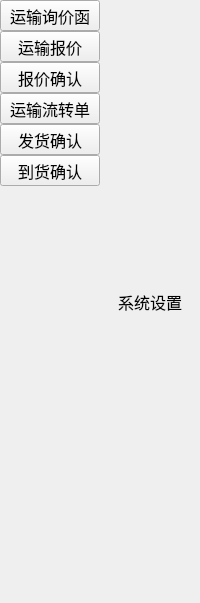
     <widget class="QWidget" name="page2">
      <layout class="QHBoxLayout" name="horizontalLayout_4">
       <property name="spacing">
        <number>0</number>
       </property>
       <property name="leftMargin">
        <number>0</number>
       </property>
       <property name="topMargin">
        <number>0</number>
       </property>
       <property name="rightMargin">
        <number>0</number>
       </property>
       <property name="bottomMargin">
        <number>0</number>
       </property>
       <item>
        <widget class="QWidget" name="widgetLeftConfig" native="true">
         <property name="maximumSize">
          <size>
           <width>150</width>
           <height>16777215</height>
          </size>
         </property>
         <layout class="QVBoxLayout" name="verticalLayout_3">
          <property name="spacing">
           <number>0</number>
          </property>
          <property name="leftMargin">
           <number>0</number>
          </property>
          <property name="topMargin">
           <number>0</number>
          </property>
          <property name="rightMargin">
           <number>0</number>
          </property>
          <property name="bottomMargin">
           <number>0</number>
          </property>
          <item>
           <widget class="QToolButton" name="tbtnConfig1">
            <property name="sizePolicy">
             <sizepolicy hsizetype="Expanding" vsizetype="Fixed">
              <horstretch>0</horstretch>
              <verstretch>0</verstretch>
             </sizepolicy>
            </property>
            <property name="font">
             <font>
              <pointsize>12</pointsize>
             </font>
            </property>
            <property name="text">
             <string>运输询价函</string>
            </property>
           </widget>
          </item>
          <item>
           <widget class="QToolButton" name="tbtnConfig2">
            <property name="sizePolicy">
             <sizepolicy hsizetype="Expanding" vsizetype="Fixed">
              <horstretch>0</horstretch>
              <verstretch>0</verstretch>
             </sizepolicy>
            </property>
            <property name="font">
             <font>
              <pointsize>12</pointsize>
             </font>
            </property>
            <property name="text">
             <string>运输报价</string>
            </property>
           </widget>
          </item>
          <item>
           <widget class="QToolButton" name="tbtnConfig3">
            <property name="sizePolicy">
             <sizepolicy hsizetype="Expanding" vsizetype="Fixed">
              <horstretch>0</horstretch>
              <verstretch>0</verstretch>
             </sizepolicy>
            </property>
            <property name="font">
             <font>
              <pointsize>12</pointsize>
             </font>
            </property>
            <property name="text">
             <string>报价确认</string>
            </property>
           </widget>
          </item>
          <item>
           <widget class="QToolButton" name="tbtnConfig4">
            <property name="sizePolicy">
             <sizepolicy hsizetype="Expanding" vsizetype="Fixed">
              <horstretch>0</horstretch>
              <verstretch>0</verstretch>
             </sizepolicy>
            </property>
            <property name="font">
             <font>
              <pointsize>12</pointsize>
             </font>
            </property>
            <property name="text">
             <string>运输流转单</string>
            </property>
           </widget>
          </item>
          <item>
           <widget class="QToolButton" name="tbtnConfig5">
            <property name="sizePolicy">
             <sizepolicy hsizetype="Expanding" vsizetype="Fixed">
              <horstretch>0</horstretch>
              <verstretch>0</verstretch>
             </sizepolicy>
            </property>
            <property name="font">
             <font>
              <pointsize>12</pointsize>
             </font>
            </property>
            <property name="text">
             <string>发货确认</string>
            </property>
           </widget>
          </item>
          <item>
           <widget class="QToolButton" name="tbtnConfig6">
            <property name="sizePolicy">
             <sizepolicy hsizetype="Expanding" vsizetype="Fixed">
              <horstretch>0</horstretch>
              <verstretch>0</verstretch>
             </sizepolicy>
            </property>
            <property name="font">
             <font>
              <pointsize>12</pointsize>
             </font>
            </property>
            <property name="text">
             <string>到货确认</string>
            </property>
           </widget>
          </item>
          <item>
           <spacer name="verticalSpacer_3">
            <property name="orientation">
             <enum>Qt::Vertical</enum>
            </property>
            <property name="sizeHint" stdset="0">
             <size>
              <width>20</width>
              <height>417</height>
             </size>
            </property>
           </spacer>
          </item>
         </layout>
        </widget>
       </item>
       <item>
        <widget class="QLabel" name="lab2">
         <property name="sizePolicy">
          <sizepolicy hsizetype="Expanding" vsizetype="Expanding">
           <horstretch>0</horstretch>
           <verstretch>0</verstretch>
          </sizepolicy>
         </property>
         <property name="font">
          <font>
           <pointsize>12</pointsize>
          </font>
         </property>
         <property name="text">
          <string>系统设置</string>
         </property>
         <property name="alignment">
          <set>Qt::AlignCenter</set>
         </property>
        </widget>
       </item>
      </layout>
     </widget>
